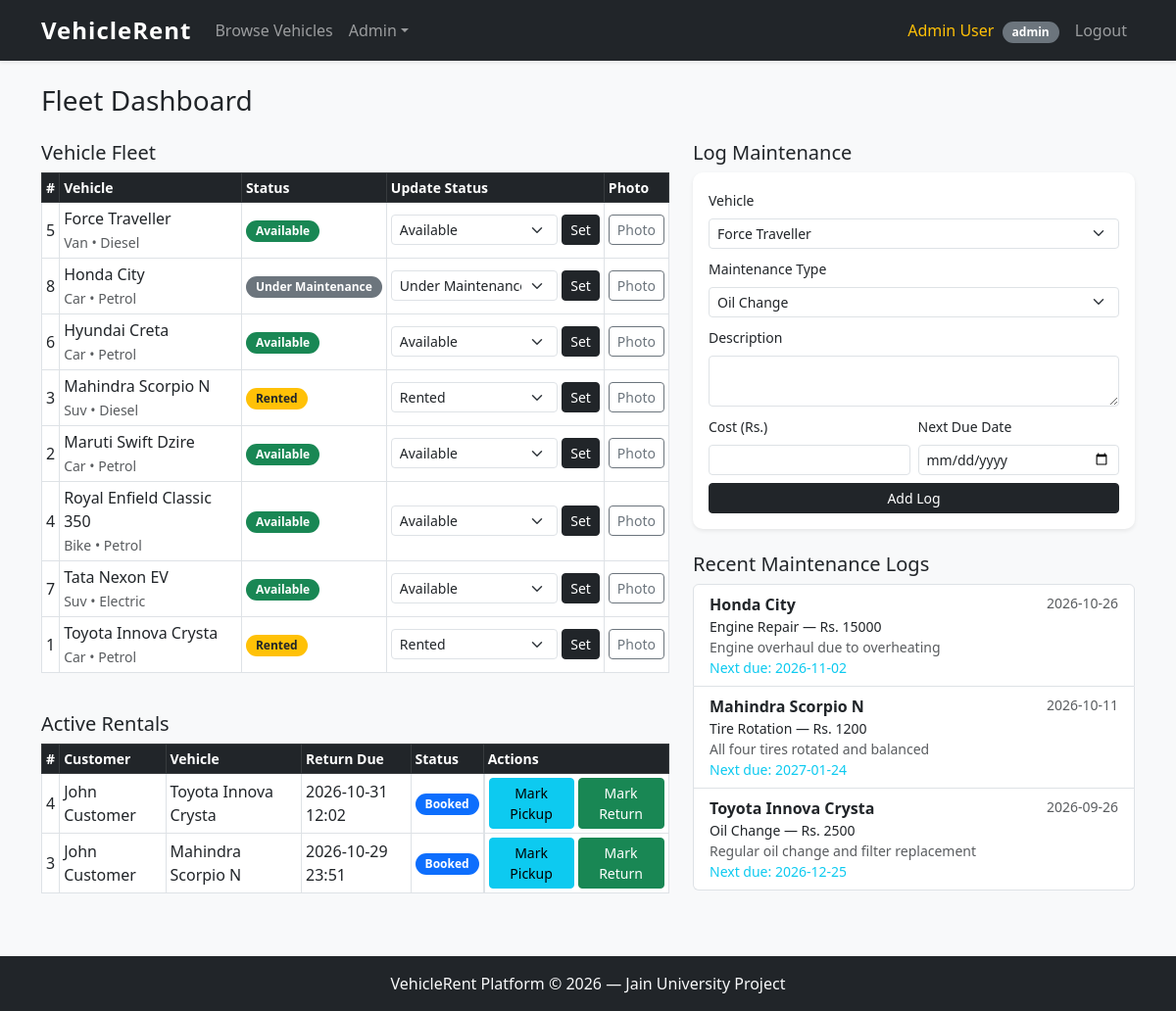
The page /fleet/dashboard (signed in) on the database its author committed.
### tables this page shows
CREATE TABLE vehicles (
            id                   INTEGER PRIMARY KEY AUTOINCREMENT,
            type                 TEXT    NOT NULL,
            brand                TEXT    NOT NULL,
            model                TEXT    NOT NULL,
            fuel_type            TEXT    NOT NULL,
            seating_capacity     INTEGER NOT NULL,
            price_per_hour       REAL    NOT NULL,
            price_per_day        REAL    NOT NULL,
            availability_status  TEXT    NOT NULL DEFAULT 'available',
            registration_details TEXT,
            fitness_expiry       TEXT,
            insurance_expiry     TEXT,
            photo_path           TEXT
        );

CREATE TABLE rental_bookings (
            id              INTEGER PRIMARY KEY AUTOINCREMENT,
            customer_id     INTEGER NOT NULL,
            vehicle_id      INTEGER NOT NULL,
            rental_type     TEXT    NOT NULL DEFAULT 'daily',
            start_datetime  TEXT    NOT NULL,
            end_datetime    TEXT    NOT NULL,
            total_cost      REAL    NOT NULL,
            coupon_code     TEXT    DEFAULT '',
            discount_amount REAL    NOT NULL DEFAULT 0,
            payment_mode    TEXT    NOT NULL,
            payment_status  TEXT    NOT NULL DEFAULT 'pending',
            rental_status   TEXT    NOT NULL DEFAULT 'booked',
            FOREIGN KEY (customer_id) REFERENCES users(id),
            FOREIGN KEY (vehicle_id)  REFERENCES vehicles(id)
        );

CREATE TABLE users (
            id               INTEGER PRIMARY KEY AUTOINCREMENT,
            name             TEXT    NOT NULL,
            email            TEXT    UNIQUE NOT NULL,
            password_hash    TEXT    NOT NULL,
            role             TEXT    NOT NULL DEFAULT 'customer',
            driving_license  TEXT
        );

CREATE TABLE maintenance_logs (
            id               INTEGER PRIMARY KEY AUTOINCREMENT,
            vehicle_id       INTEGER NOT NULL,
            maintenance_type TEXT    NOT NULL,
            description      TEXT,
            cost             REAL    NOT NULL,
            log_date         TEXT    NOT NULL,
            next_due_date    TEXT,
            FOREIGN KEY (vehicle_id) REFERENCES vehicles(id)
        );

### app.py (the view)
@app.api_route("/fleet/dashboard", methods=["GET"])
async def fleet_dashboard(request: Request):
    if (r := _require_role(request, "fleet_manager", "admin")):
        return r
    db = get_db()
    vehicles_list = db.execute("SELECT * FROM vehicles ORDER BY brand, model").fetchall()
    logs = db.execute(
        """SELECT ml.*, v.brand, v.model
           FROM maintenance_logs ml
           JOIN vehicles v ON ml.vehicle_id = v.id
           ORDER BY ml.id DESC LIMIT 20"""
    ).fetchall()
    active_rentals = db.execute(
        """SELECT rb.*, u.name AS customer_name, v.brand, v.model
           FROM rental_bookings rb
           JOIN users u ON rb.customer_id = u.id
           JOIN vehicles v ON rb.vehicle_id = v.id
           WHERE rb.rental_status IN ("booked","picked_up")
           ORDER BY rb.id DESC"""
    ).fetchall()
    db.close()
    return templates.TemplateResponse(
        request, "fleet_dashboard.html",
        ctx(request, vehicles=vehicles_list, maintenance_logs=logs, active_rentals=active_rentals),
    )

### templates/fleet_dashboard.html (shortened to what this page needs)
{% extends "base.html" %}
{% block content %}
<h3 class="mb-4">Fleet Dashboard</h3>
<div class="row">
  <div class="col-lg-7">
    <h5>Vehicle Fleet</h5>
    <div class="table-responsive mb-4">
      <table class="table table-bordered table-sm align-middle">
        <thead class="table-dark">
          <tr>
            <th>#</th><th>Vehicle</th><th>Status</th><th>Update Status</th><th>Photo</th>
          </tr>
        </thead>
        <tbody>
          {% for v in vehicles %}
          <tr>
            <td>{{ v.id }}</td>
            <td>{{ v.brand }} {{ v.model }}<br>
              <small class="text-muted">{{ v.type|title }} &bull; {{ v.fuel_type|title }}</small>
            </td>
            <td>
              <span class="badge
                {% if v.availability_status == 'available' %}bg-success
                {% elif v.availability_status == 'rented' %}bg-warning text-dark
                {% else %}bg-secondary{% endif %}">
                {{ v.availability_status|replace('_',' ')|title }}
              </span>
            </td>
            <td>
              <form method="POST" action="{{ url_for('update_availability', vid=v.id) }}" class="d-flex gap-1">
                <select name="status" class="form-select form-select-sm">
                  <option value="available" {% if v.availability_status=='available' %}selected{% endif %}>Available</option>
                  <option value="under_maintenance" {% if v.availability_status=='under_maintenance' %}selected{% endif %}>Under Maintenance</option>
                  <option value="rented" {% if v.availability_status=='rented' %}selected{% endif %}>Rented</option>
                </select>
                <button type="submit" class="btn btn-sm btn-dark">Set</button>
              </form>
            </td>
            <td>
              <button class="btn btn-sm btn-outline-secondary" data-bs-toggle="modal"
                      data-bs-target="#photoModal{{ v.id }}">Photo</button>
            </td>
          </tr>
          {% endfor %}
        </tbody>
      </table>
    </div>
    <h5>Active Rentals</h5>
    <div class="table-responsive">
      <table class="table table-sm table-bordered align-middle">
        <thead class="table-dark">
          <tr><th>#</th><th>Customer</th><th>Vehicle</th><th>Return Due</th><th>Status</th><th>Actions</th></tr>
        </thead>
        <tbody>
          {% for r in active_rentals %}
          <tr>
            <td>{{ r.id }}</td>
            <td>{{ r.customer_name }}</td>
            <td>{{ r.brand }} {{ r.model }}</td>
            <td>{{ r.end_datetime|replace('T',' ') }}</td>
            <td>
              <span class="badge {% if r.rental_status=='booked' %}bg-primary{% else %}bg-info text-dark{% endif %}">
                {{ r.rental_status|replace('_',' ')|title }}
              </span>
            </td>
            <td class="d-flex gap-1">
              {% if r.rental_status == 'booked' %}
              <form method="POST" action="{{ url_for('pickup_rental', rid=r.id) }}">
                <button type="submit" class="btn btn-sm btn-info">Mark Pickup</button>
              </form>
              {% endif %}
              {% if r.rental_status in ('booked','picked_up') %}
              <form method="POST" action="{{ url_for('return_rental', rid=r.id) }}"
                    onsubmit="return confirm('Mark this vehicle as returned?')">
                <button type="submit" class="btn btn-sm btn-success">Mark Return</button>
              </form>
              {% endif %}
            </td>
          </tr>
          {% else %}
          <tr><td colspan="6" class="text-center text-muted">No active rentals.</td></tr>
          {% endfor %}
        </tbody>
      </table>
    </div>
  </div>
  <div class="col-lg-5">
    <h5>Log Maintenance</h5>
    <div class="card shadow-sm mb-4">
      <div class="card-body">
        <form method="POST" action="{{ url_for('log_maintenance') }}">
          <div class="mb-2">
            <label class="form-label small">Vehicle</label>
            <select name="vehicle_id" class="form-select form-select-sm" required>
              {% for v in vehicles %}
              <option value="{{ v.id }}">{{ v.brand }} {{ v.model }}</option>
              {% endfor %}
            </select>
          </div>
          <div class="mb-2">
            <label class="form-label small">Maintenance Type</label>
            <select name="maintenance_type" class="form-select form-select-sm" required>
              <option value="oil_change">Oil Change</option>
            </select>
          </div>
          <div class="mb-2">
            <label class="form-label small">Description</label>
            <textarea name="description" class="form-control form-control-sm" rows="2"></textarea>
          </div>
          <div class="row g-2 mb-2">
            <div class="col">
              <label class="form-label small">Cost (Rs.)</label>
              <input type="number" name="cost" class="form-control form-control-sm" min="0" step="0.01" required>
            </div>
            <div class="col">
              <label class="form-label small">Next Due Date</label>
              <input type="date" name="next_due_date" class="form-control form-control-sm">
            </div>
          </div>
          <button type="submit" class="btn btn-dark btn-sm w-100">Add Log</button>
        </form>
      </div>
    </div>
    <h5>Recent Maintenance Logs</h5>
    <div class="list-group">
      {% for log in maintenance_logs %}
      <div class="list-group-item list-group-item-action">
        <div class="d-flex justify-content-between">
          <strong>{{ log.brand }} {{ log.model }}</strong>
          <small class="text-muted">{{ log.log_date }}</small>
        </div>
        <div class="small">{{ log.maintenance_type|replace('_',' ')|title }} — Rs. {{ "%.0f"|format(log.cost) }}</div>
        {% if log.description %}<div class="text-muted small">{{ log.description }}</div>{% endif %}
        {% if log.next_due_date %}<div class="small text-info">Next due: {{ log.next_due_date }}</div>{% endif %}
      </div>
      {% else %}
      <div class="list-group-item text-muted text-center">No logs yet.</div>
      {% endfor %}
    </div>
  </div>
</div>
{% endblock %}

### static/css/style.css (style rules this page uses)
body { background-color: #f8f9fa; font-family: 'Segoe UI', Tahoma, Geneva, Verdana, sans-serif; min-height: 100vh; display: flex; flex-direction: column; }
.badge { font-size: 0.75rem; padding: 5px 10px; border-radius: 20px; }
.card { border: none; border-radius: 10px; }
.table th { font-weight: 600; font-size: 0.875rem; }

### rows shown on the page
vehicles: id "5", brand "Force", model "Traveller", type "Van", fuel_type "Diesel", availability_status "Available", status "Available"
vehicles: id "8", brand "Honda", model "City", type "Car", fuel_type "Petrol", availability_status "Under Maintenance", status "Under Maintenance"
vehicles: id "6", brand "Hyundai", model "Creta", type "Car", fuel_type "Petrol", availability_status "Available", status "Available"
vehicles: id "3", brand "Mahindra", model "Scorpio N", type "Suv", fuel_type "Diesel", availability_status "Rented", status "Rented"
vehicles: id "2", brand "Maruti", model "Swift Dzire", type "Car", fuel_type "Petrol", availability_status "Available", status "Available"
vehicles: id "4", brand "Royal Enfield", model "Classic 350", type "Bike", fuel_type "Petrol", availability_status "Available", status "Available"
vehicles: id "7", brand "Tata", model "Nexon EV", type "Suv", fuel_type "Electric", availability_status "Available", status "Available"
vehicles: id "1", brand "Toyota", model "Innova Crysta", type "Car", fuel_type "Petrol", availability_status "Rented", status "Rented"
rental_bookings: id "4", customer_name "John Customer", brand "Toyota", model "Innova Crysta", end_datetime "2026-10-31 12:02", rental_status "Booked"
rental_bookings: id "3", customer_name "John Customer", brand "Mahindra", model "Scorpio N", end_datetime "2026-10-29 23:51", rental_status "Booked"
maintenance_logs: brand "Honda", model "City", log_date "2026-10-26", maintenance_type "Engine Repair", cost "15000", description "Engine overhaul due to overheating", next_due_date "2026-11-02"
maintenance_logs: brand "Mahindra", model "Scorpio N", log_date "2026-10-11", maintenance_type "Tire Rotation", cost "1200", description "All four tires rotated and balanced", next_due_date "2027-01-24"
maintenance_logs: brand "Toyota", model "Innova Crysta", log_date "2026-09-26", maintenance_type "Oil Change", cost "2500", description "Regular oil change and filter replacement", next_due_date "2026-12-25"

### other values the page prints
{{ session.name }} "Admin User"
{{ session.role }} "admin"
form field vehicle_id "Force Traveller"
